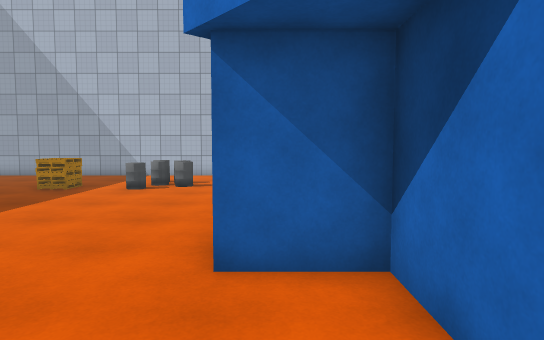
view 1 (above)

19 first-person views from a walk through a Unity game level. The camera is 1.5 m above the floor, tilts 4° down and sees 75° across. The floor is counted in squares, 1 m on a side. Each view is taken from the middle of a square. On the plan, view 1 faces up. The plan holds only what a view shows up to about 16 squares ahead; the rest is blank. The place goes on beyond the plan. The player character is not drawn. Some animated figures are left out. Surface patterns are stand-ins for the level's own textures.

view 2
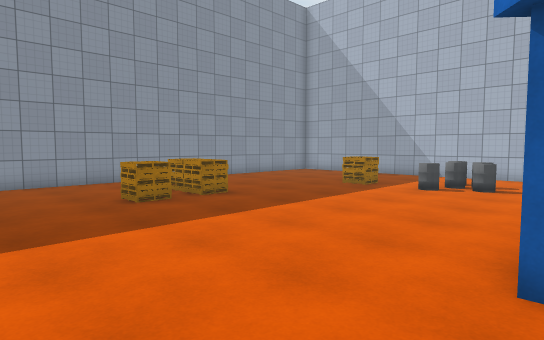

view 3
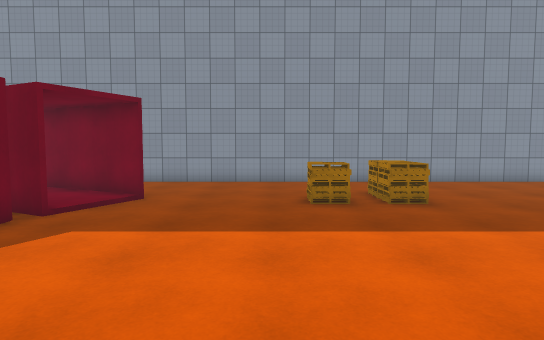

view 4
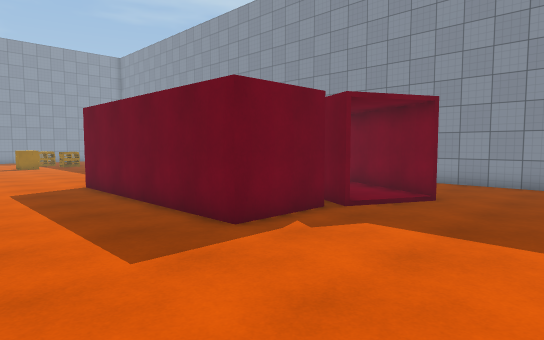

view 5
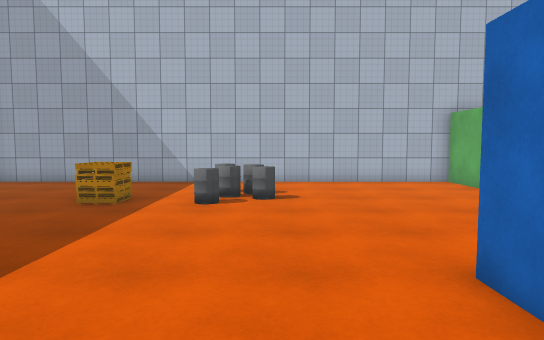

view 6
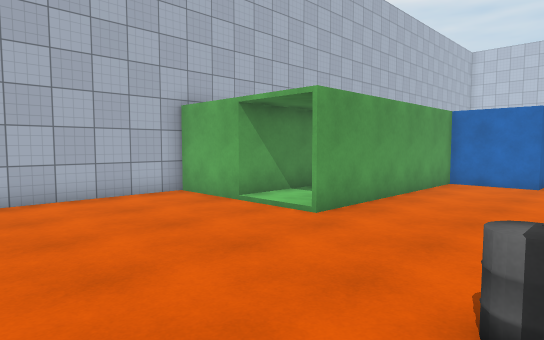

view 7
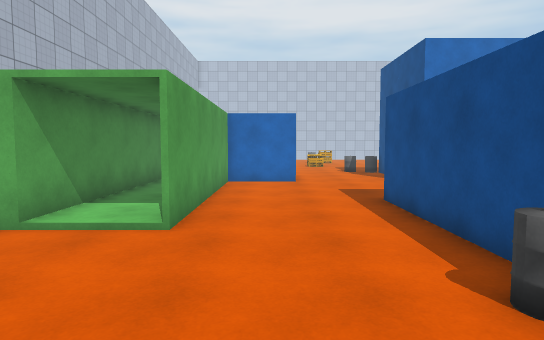

view 8
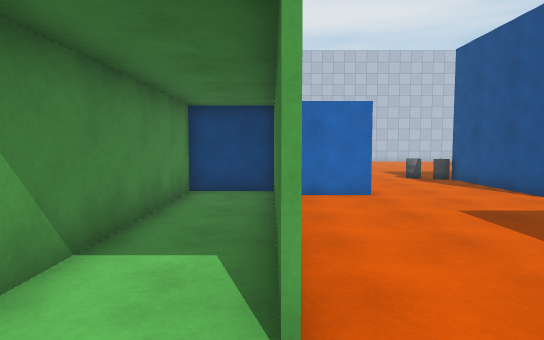

view 9
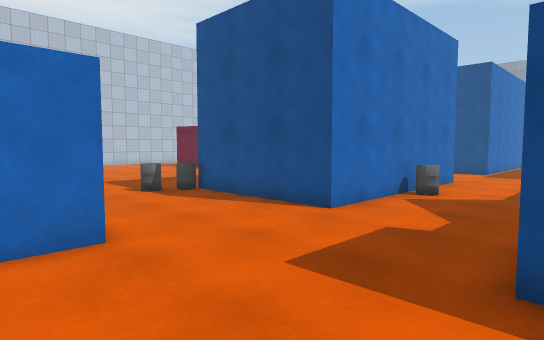

view 10
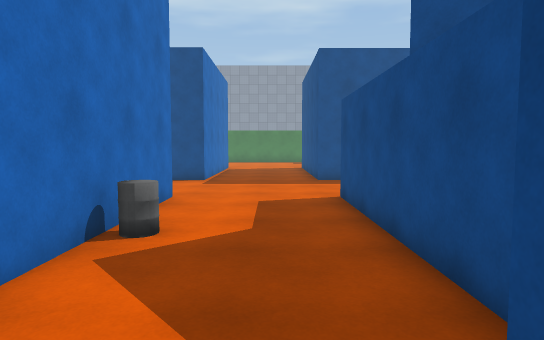

view 11
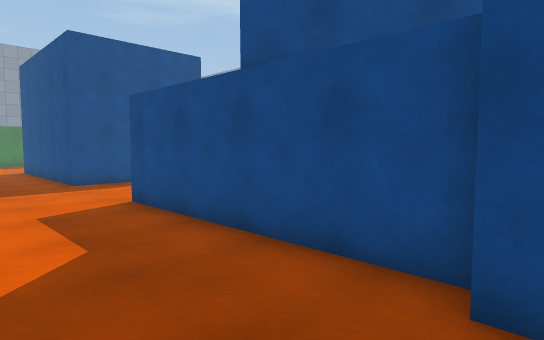

view 12
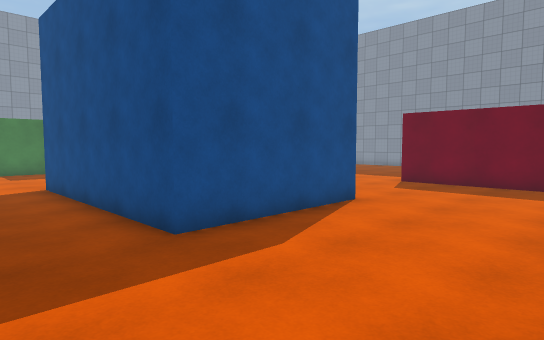

view 13
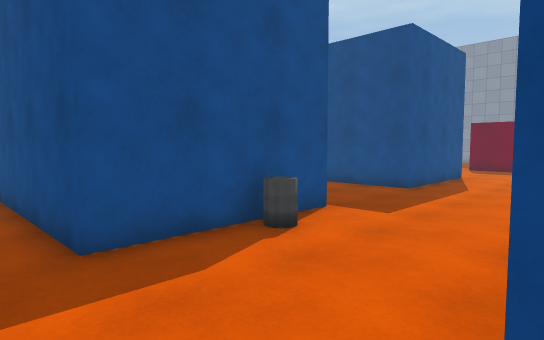

view 14
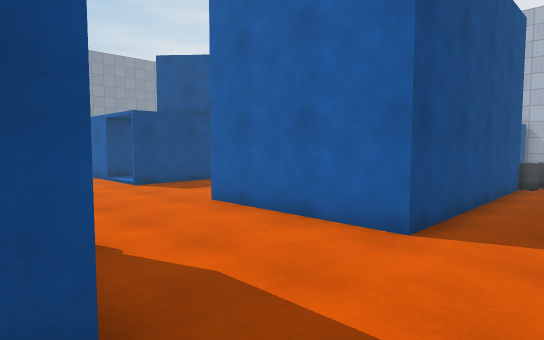

view 15
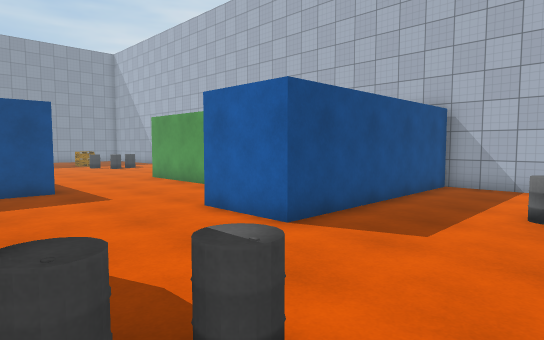

view 16
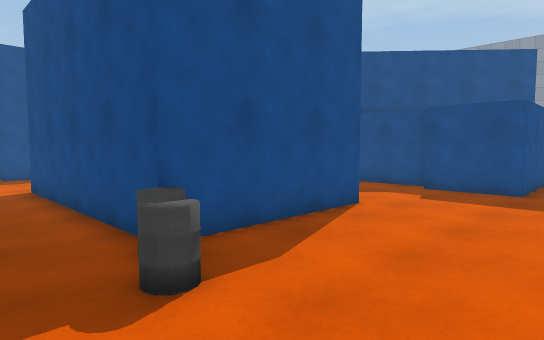

view 17
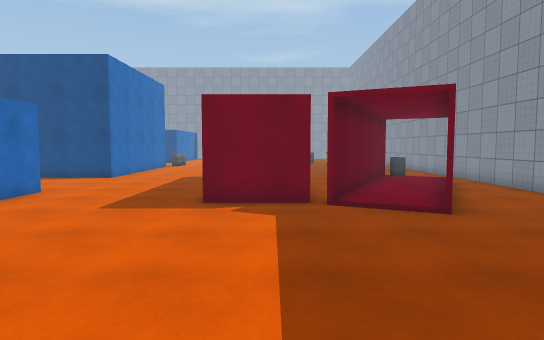

view 18
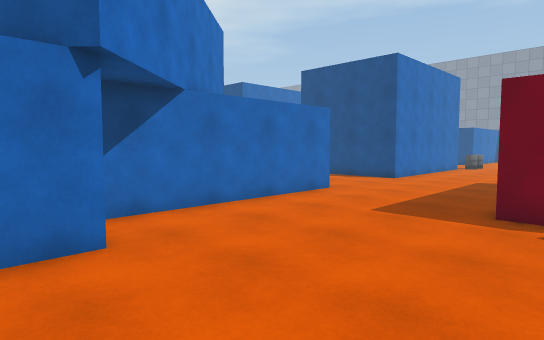

view 19
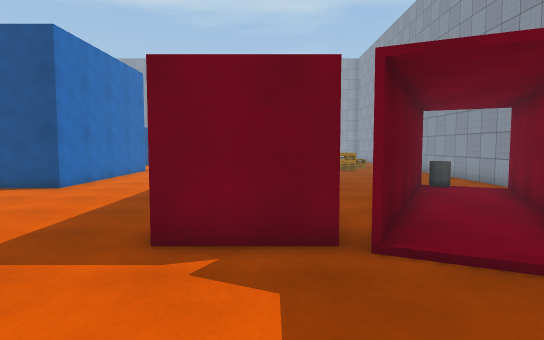

### Floor plan
Key: @ floor where view 1 was taken; # wall or solid block; . main floor; : floor 0.25 m higher than the main floor; / step, stairs or slope; B barrel; C container; O other object.
Columns run from 15 left of view 1 to 20 right of it. Each row starts with its distance up from view 1.
 18  ###################          ####
 17  ....  ... ........C          C...
 16   .... ...  .......C          C...
 15    ... ...OO.......CCCCCCCCC  C...
 14 #. ........BB....../        C C...
 13 #......OO..BB....../        C C...B
 12 #......OO.B........CCCCCCCCCC C...
 11 #...........................C C....
 10 #...........................C C....
  9 #...........................CCC.....
  8 #  .............B...................
  7 #.  OOO.......C BCCCCCCC............
  6 #...OOO.......C        C.........B..
  5 #....OO.......C        C.........B..
  4 #....OO.......CCCCC   CC...CCCCCBB..
  3 #................CCC  C....C    C..
  2 #................C C  C....C    C..
  1 #................C C  C....C    C..
  0 #..............@.CC   C...BB    C..
 -1 #....C/..........CCC  C....C    C..
 -2 #...CC CCCC......C    C....C    C..
 -3 #...C  C   C.....C C  C....C    C..
 -4 #..CC CC   C.....CCC::C....CCCCCC..
 -5 #..C  C.   C.......................
 -6 #.CC CC.   C........................
 -7 #.C  C..   C........................
 -8 #.C CC..   C.................B.....
 -9 #  BB...   C.....CCCCCC....CCBCCC.
-10 #..  ..    C.....C    C....C    C. .
-11 #..  ..    ......C    C...      C.
-12 #.   ..    ......C    C..       C.
-13 #.         ... ..C    C..       C.

Where each view was taken, in squares from view 1:
view 1: 0 up, 0 right, facing up
view 2: 0 up, 0 right, facing up-left
view 3: 3 up, 0 right, facing left
view 4: 3 up, 0 right, facing down-left
view 5: 3 up, 3 left, facing up
view 6: 7 up, 2 left, facing up-right
view 7: 10 up, 2 left, facing right
view 8: 12 up, 2 right, facing right
view 9: 11 up, 7 right, facing down-right
view 10: 6 up, 9 right, facing down
view 11: 5 up, 11 right, facing down-left
view 12: 4 down, 10 right, facing down-left
view 13: 4 down, 19 right, facing down-left
view 14: 10 down, 20 right, facing up-left
view 15: 4 up, 20 right, facing up-left
view 16: 9 up, 20 right, facing down-left
view 17: 7 up, 6 left, facing down
view 18: 6 up, 6 left, facing down-right
view 19: 3 up, 6 left, facing down
